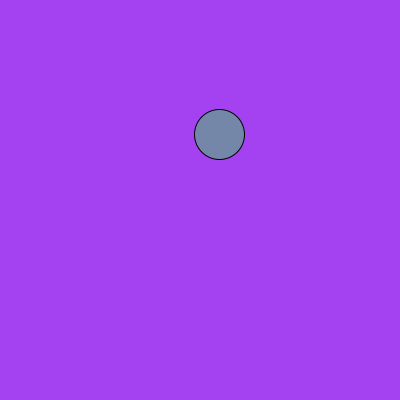
Frame 1 (no input)
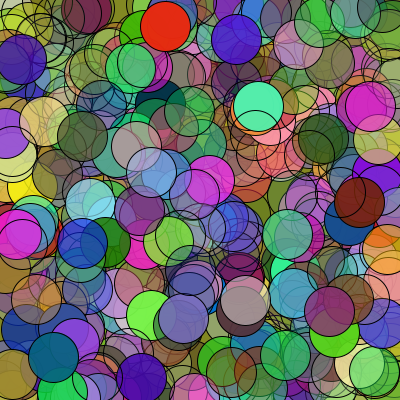
Frame 60 (the mouse pressed at the canvas centre just before this capture)
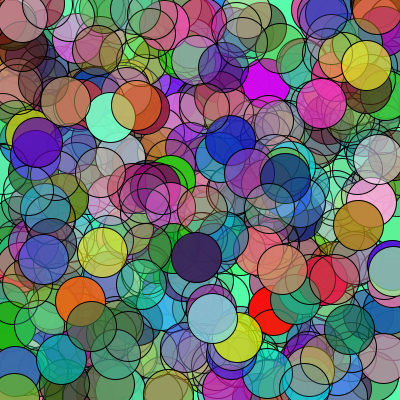
Frame 120 (the mouse held since frame 60 and released just before this capture)

The Processing sketch that drew these frames (run headless with seeded random() and noise(); from frame 60 on, the mouse is pressed at the canvas centre):

// Processing sketch: processing_76017
// ── processing_76017.pde

//Perry Phan, 4/5, Comp Prog 1, Doubling Shapes
int w;

void setup()
{
  size(400,400);
  frameRate(5);
  w=1;

}

void draw()
{
  background (random(255),random(255),random(255));
  int x = 1;
  while(x<=w)
  {
    fill(random(255),random(255),random(255),random(255));
    ellipse(random(400),random(400),50,50);
    x=x+1;
  }  
  
  w=w*2;
  if (w>1000)
  {
    w=1;
  }
}
